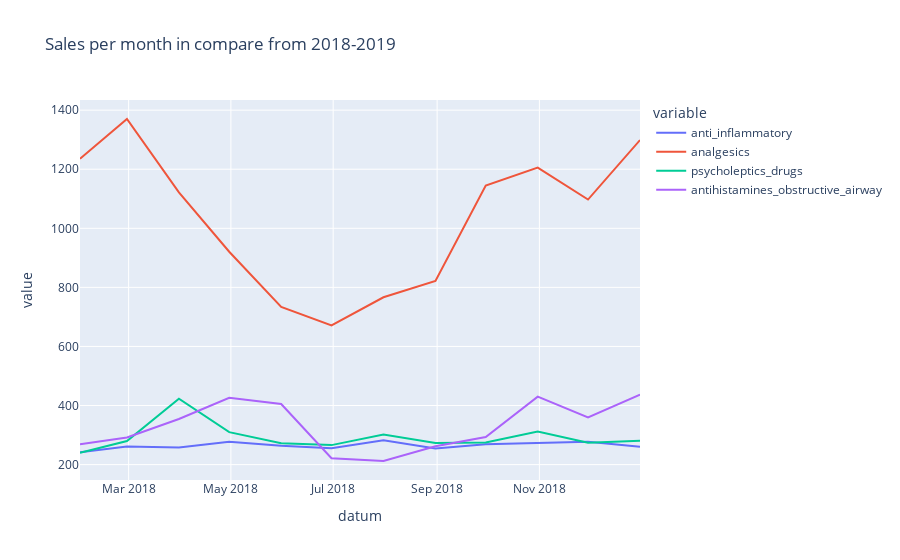

This figure's notebook cell:
### Code cell
# hypothesis: sales of analgetics increase in winter season (due to high cold rate)
px.line(
    gdf,
    x="datum",
    y = ['anti_inflammatory', 'analgesics', 'psycholeptics_drugs',
       'antihistamines_obstructive_airway'],
    title="Sales per month in compare from 2018-2019",
)

### Figure 1 — Plotly figure (JSON) as saved in the notebook; plotly's stock layout.template omitted (floating-point values rounded to 4 significant figures)
{"data": [{"hovertemplate": "variable=anti_inflammatory<br>datum=%{x}<br>value=%{y}<extra></extra>", "legendgroup": "anti_inflammatory", "line": {"color": "#636efa", "dash": "solid"}, "marker": {"symbol": "circle"}, "mode": "lines", "name": "anti_inflammatory", "orientation": "v", "showlegend": true, "type": "scatter", "x": ["2018-01-31T00:00:00", "2018-02-28T00:00:00", "2018-03-31T00:00:00", "2018-04-30T00:00:00", "2018-05-31T00:00:00", "2018-06-30T00:00:00", "2018-07-31T00:00:00", "2018-08-31T00:00:00", "2018-09-30T00:00:00", "2018-10-31T00:00:00", "2018-11-30T00:00:00", "2018-12-31T00:00:00"], "xaxis": "x", "y": [241.7, 261.2, 257.9, 277.7, 264.0, 255.4, 282.7, 254.7, 268.5, 274.1, 277.8, 260.7], "yaxis": "y"}, {"hovertemplate": "variable=analgesics<br>datum=%{x}<br>value=%{y}<extra></extra>", "legendgroup": "analgesics", "line": {"color": "#EF553B", "dash": "solid"}, "marker": {"symbol": "circle"}, "mode": "lines", "name": "analgesics", "orientation": "v", "showlegend": true, "type": "scatter", "x": ["2018-01-31T00:00:00", "2018-02-28T00:00:00", "2018-03-31T00:00:00", "2018-04-30T00:00:00", "2018-05-31T00:00:00", "2018-06-30T00:00:00", "2018-07-31T00:00:00", "2018-08-31T00:00:00", "2018-09-30T00:00:00", "2018-10-31T00:00:00", "2018-11-30T00:00:00", "2018-12-31T00:00:00"], "xaxis": "x", "y": [1235.0, 1370.0, 1121.0, 920.6, 734.0, 671.1, 766.5, 822.1, 1145.0, 1205.0, 1097.0, 1299.0], "yaxis": "y"}, {"hovertemplate": "variable=psycholeptics_drugs<br>datum=%{x}<br>value=%{y}<extra></extra>", "legendgroup": "psycholeptics_drugs", "line": {"color": "#00cc96", "dash": "solid"}, "marker": {"symbol": "circle"}, "mode": "lines", "name": "psycholeptics_drugs", "orientation": "v", "showlegend": true, "type": "scatter", "x": ["2018-01-31T00:00:00", "2018-02-28T00:00:00", "2018-03-31T00:00:00", "2018-04-30T00:00:00", "2018-05-31T00:00:00", "2018-06-30T00:00:00", "2018-07-31T00:00:00", "2018-08-31T00:00:00", "2018-09-30T00:00:00", "2018-10-31T00:00:00", "2018-11-30T00:00:00", "2018-12-31T00:00:00"], "xaxis": "x", "y": [240, 280, 423, 310, 272, 266, 302, 273, 275, 312, 274.2, 281], "yaxis": "y"}, {"hovertemplate": "variable=antihistamines_obstructive_airway<br>datum=%{x}<br>value=%{y}<extra></extra>", "legendgroup": "antihistamines_obstructive_airway", "line": {"color": "#ab63fa", "dash": "solid"}, "marker": {"symbol": "circle"}, "mode": "lines", "name": "antihistamines_obstructive_airway", "orientation": "v", "showlegend": true, "type": "scatter", "x": ["2018-01-31T00:00:00", "2018-02-28T00:00:00", "2018-03-31T00:00:00", "2018-04-30T00:00:00", "2018-05-31T00:00:00", "2018-06-30T00:00:00", "2018-07-31T00:00:00", "2018-08-31T00:00:00", "2018-09-30T00:00:00", "2018-10-31T00:00:00", "2018-11-30T00:00:00", "2018-12-31T00:00:00"], "xaxis": "x", "y": [268.5, 292.1, 354.5, 426.1, 405.0, 221.8, 212.2, 262.1, 293.1, 429.9, 359.4, 437.1], "yaxis": "y"}], "layout": {"legend": {"title": {"text": "variable"}, "tracegroupgap": 0}, "title": {"text": "Sales per month in compare from 2018-2019"}, "xaxis": {"anchor": "y", "domain": [0, 1], "title": {"text": "datum"}}, "yaxis": {"anchor": "x", "domain": [0, 1], "title": {"text": "value"}}}}
